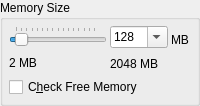
           <widget class="QGroupBox" name="GB_Memory" >
            <property name="title" >
             <string>Memory Size</string>
            </property>
            <layout class="QGridLayout" >
             <property name="margin" >
              <number>6</number>
             </property>
             <property name="spacing" >
              <number>3</number>
             </property>
             <item row="1" column="0" colspan="2" >
              <widget class="QCheckBox" name="Check_Host_Mem" >
               <property name="text" >
                <string>C&amp;heck Free Memory</string>
               </property>
              </widget>
             </item>
             <item row="0" column="0" >
              <layout class="QGridLayout" >
               <property name="margin" >
                <number>0</number>
               </property>
               <property name="spacing" >
                <number>6</number>
               </property>
               <item row="1" column="1" >
                <spacer>
                 <property name="orientation" >
                  <enum>Qt::Horizontal</enum>
                 </property>
                 <property name="sizeHint" stdset="0" >
                  <size>
                   <width>40</width>
                   <height>20</height>
                  </size>
                 </property>
                </spacer>
               </item>
               <item row="1" column="0" >
                <widget class="QLabel" name="Label_Min_Mem" >
                 <property name="text" >
                  <string>2 MB</string>
                 </property>
                </widget>
               </item>
               <item row="0" column="0" colspan="2" >
                <widget class="QSlider" name="Memory_Size" >
                 <property name="sizePolicy" >
                  <sizepolicy vsizetype="Fixed" hsizetype="Minimum" >
                   <horstretch>0</horstretch>
                   <verstretch>0</verstretch>
                  </sizepolicy>
                 </property>
                 <property name="minimum" >
                  <number>2</number>
                 </property>
                 <property name="maximum" >
                  <number>2048</number>
                 </property>
                 <property name="singleStep" >
                  <number>4</number>
                 </property>
                 <property name="pageStep" >
                  <number>8</number>
                 </property>
                 <property name="value" >
                  <number>128</number>
                 </property>
                 <property name="orientation" >
                  <enum>Qt::Horizontal</enum>
                 </property>
                 <property name="tickPosition" >
                  <enum>QSlider::TicksAbove</enum>
                 </property>
                 <property name="tickInterval" >
                  <number>128</number>
                 </property>
                </widget>
               </item>
              </layout>
             </item>
             <item row="0" column="2" >
              <layout class="QVBoxLayout" >
               <property name="spacing" >
                <number>6</number>
               </property>
               <property name="margin" >
                <number>0</number>
               </property>
               <item>
                <widget class="QLabel" name="Label_MB" >
                 <property name="text" >
                  <string>MB</string>
                 </property>
                </widget>
               </item>
               <item>
                <spacer>
                 <property name="orientation" >
                  <enum>Qt::Horizontal</enum>
                 </property>
                 <property name="sizeType" >
                  <enum>QSizePolicy::Fixed</enum>
                 </property>
                 <property name="sizeHint" stdset="0" >
                  <size>
                   <width>20</width>
                   <height>20</height>
                  </size>
                 </property>
                </spacer>
               </item>
              </layout>
             </item>
             <item row="0" column="1" >
              <layout class="QVBoxLayout" >
               <property name="spacing" >
                <number>6</number>
               </property>
               <property name="margin" >
                <number>0</number>
               </property>
               <item>
                <widget class="QComboBox" name="CB_RAM_Size" >
                 <property name="sizePolicy" >
                  <sizepolicy vsizetype="Fixed" hsizetype="Fixed" >
                   <horstretch>0</horstretch>
                   <verstretch>0</verstretch>
                  </sizepolicy>
                 </property>
                 <property name="maximumSize" >
                  <size>
                   <width>60</width>
                   <height>16777215</height>
                  </size>
                 </property>
                 <property name="editable" >
                  <bool>true</bool>
                 </property>
                 <property name="currentIndex" >
                  <number>6</number>
                 </property>
                 <property name="maxVisibleItems" >
                  <number>12</number>
                 </property>
                 <property name="maxCount" >
                  <number>32</number>
                 </property>
                 <item>
                  <property name="text" >
                   <string>2</string>
                  </property>
                 </item>
                 <item>
                  <property name="text" >
                   <string>4</string>
                  </property>
                 </item>
                 <item>
                  <property name="text" >
                   <string>8</string>
                  </property>
                 </item>
                 <item>
                  <property name="text" >
                   <string>16</string>
                  </property>
                 </item>
                 <item>
                  <property name="text" >
                   <string>32</string>
                  </property>
                 </item>
                 <item>
                  <property name="text" >
                   <string>64</string>
                  </property>
                 </item>
                 <item>
                  <property name="text" >
                   <string>128</string>
                  </property>
                 </item>
                 <item>
                  <property name="text" >
                   <string>256</string>
                  </property>
                 </item>
                 <item>
                  <property name="text" >
                   <string>512</string>
                  </property>
                 </item>
                 <item>
                  <property name="text" >
                   <string>1024</string>
                  </property>
                 </item>
                 <item>
                  <property name="text" >
                   <string>2048</string>
                  </property>
                 </item>
                </widget>
               </item>
               <item>
                <widget class="QLabel" name="Label_Max_Mem" >
                 <property name="sizePolicy" >
                  <sizepolicy vsizetype="Preferred" hsizetype="Fixed" >
                   <horstretch>0</horstretch>
                   <verstretch>0</verstretch>
                  </sizepolicy>
                 </property>
                 <property name="minimumSize" >
                  <size>
                   <width>32</width>
                   <height>20</height>
                  </size>
                 </property>
                 <property name="maximumSize" >
                  <size>
                   <width>60</width>
                   <height>20</height>
                  </size>
                 </property>
                 <property name="text" >
                  <string>2048 MB</string>
                 </property>
                </widget>
               </item>
              </layout>
             </item>
            </layout>
           </widget>
